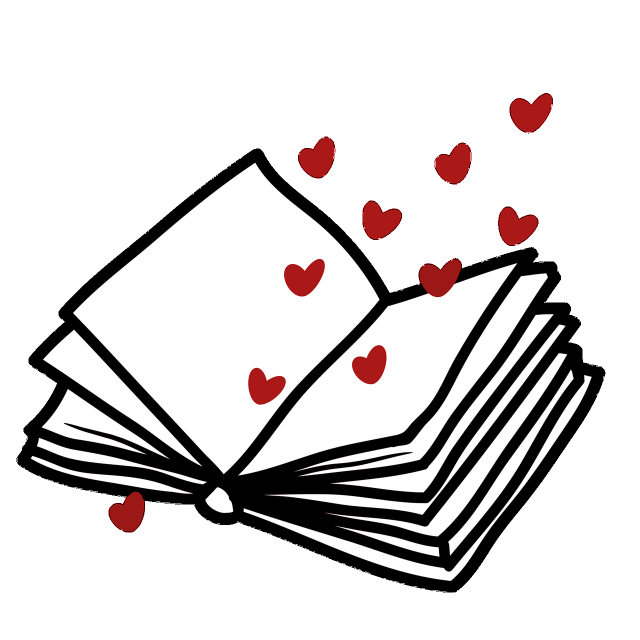
#> input picture target_datasets/input_images/book.png, 1280 x 1280 px, found by its file name (shown at 1/2 size); its folder holds only this picture in this run
$ python pic_to_dataset.py --image target_datasets/input_images/book.png
#> lines starting #> are read from the running program, lines starting #| are printed output that depends on the picture; after the words box and inside, x2 and y2 are one past the last pixel; in counts of white or black regions, pixels touching at a corner belong together
import cv2
import argparse
import matplotlib.pyplot as plt
import os
import pandas as pd
import numpy as np
import seaborn as sns
from datasaurus_dozen_implem import get_values

parser = argparse.ArgumentParser()
parser.add_argument("-img", "--image", help="Target image (black and white image) to convert to point cloud dataset (e.g. bike.png)", type=str)
parser.add_argument("-n", "--npoints", help="Number of points to try and extract from the image", type=int, const=142, nargs='?')

args = parser.parse_args()


spec_dir = 'target_datasets/input_images/'

# define output directories for the PNG images and coordinates
output_dir = 'target_datasets/'

############################################################################################################
# very important variable, sets the number of points we want to use for each frame of the rickroll/datadance
N = args.npoints
############################################################################################################

# # load the black-and-white image in grayscale
# image = cv2.imread(spec_dir + args.image, cv2.IMREAD_GRAYSCALE)
#
# # define the range for light gray and black color (we want to keep these regions)
# black_threshold = 50  # black pixel intensity threshold (0-255)
# light_gray_min = 100  # minimum intensity for light gray
# light_gray_max = 220  # maximum intensity for light gray
#
# # create a mask identifying the black and light gray areas
# mask = np.zeros_like(image, dtype=np.uint8)
# mask[(image <= black_threshold) | ((image >= light_gray_min) & (image <= light_gray_max))] = 255
#
# # get the coordinates of the black and light gray areas
# coordinates = np.column_stack(np.where(mask == 255))

image = cv2.imread(spec_dir + args.image)
#> image is the input picture: shape (1280, 1280, 3); mean B, G, R 213.7, 213.7, 217.5
img_gray = cv2.cvtColor(image, cv2.COLOR_BGR2GRAY)
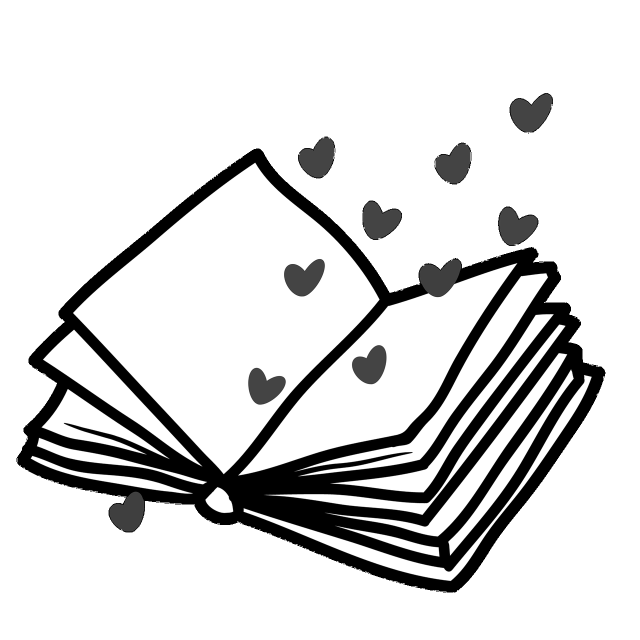
#> img_gray: shape (1280, 1280) (shown at 1/2 size); min 0, max 255, mean 214.8
# apply binary thresholding
ret, thresh = cv2.threshold(img_gray, 150, 255, cv2.THRESH_BINARY)
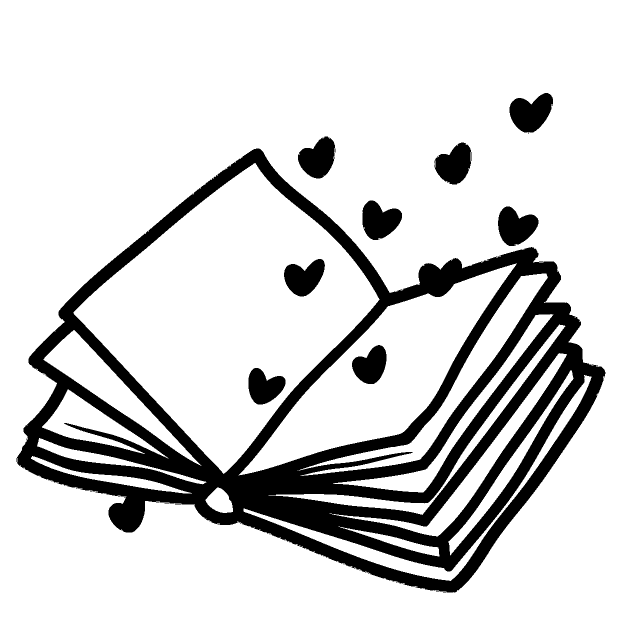
#> thresh: shape (1280, 1280) (shown at 1/2 size); 83.5% white; 19 black regions (10 under 20 px), largest, box (x1, y1, x2, y2) and area: (33, 297, 1211, 1185) 237106, (1019, 186, 1106, 266) 4694, (996, 413, 1077, 492) 4305

# get the coordinates of the black and light gray areas
coordinates = np.column_stack(np.where(thresh == 0))
#> coordinates = 270137 pairs, first value 186 to 1185, second value 33 to 1210

# evenly sample the coordinates from the black and light gray areas
# we want to distribute N points over the identified area
#> (the run stopped early here; a loop or call above may not have finished)

$ run again, on target_datasets/input_images/wind.jpg
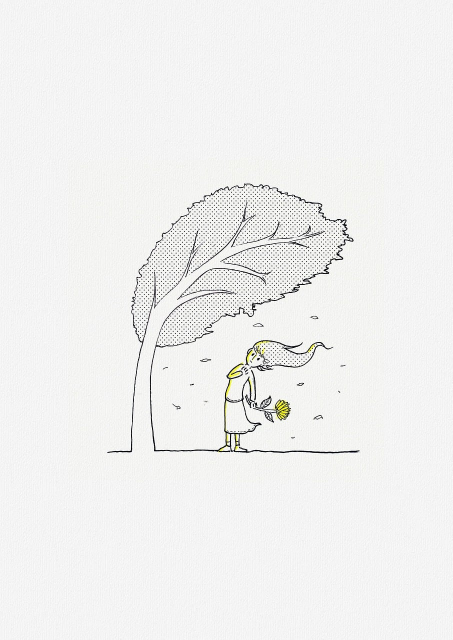
#> input picture target_datasets/input_images/wind.jpg, 905 x 1280 px, found by its file name (shown at 1/2 size)
#> image is the input picture: shape (1280, 905, 3); mean B, G, R 239.3, 240.2, 240.1
#> `ret, thresh = cv2.threshold(img_gray, 150, 255, cv2.THRESH_BINARY)`:
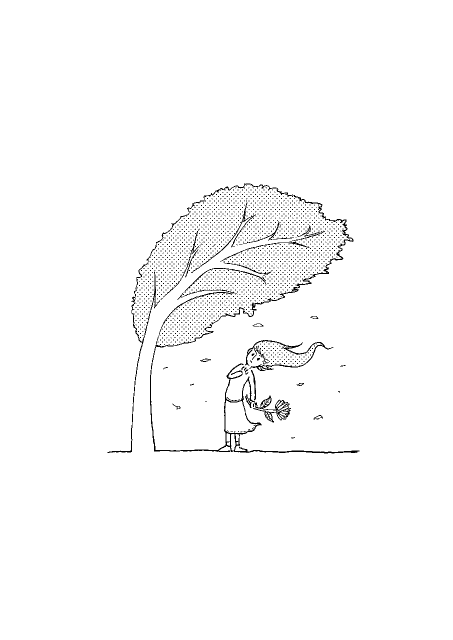
#> thresh: shape (1280, 905) (shown at 1/2 size); 98.3% white; black in thin lines or dots, all inside (x1, y1, x2, y2) = (215, 367, 719, 907)
#> coordinates = 20191 pairs, first value 367 to 906, second value 215 to 718

$ run again, on target_datasets/input_images/clover.png
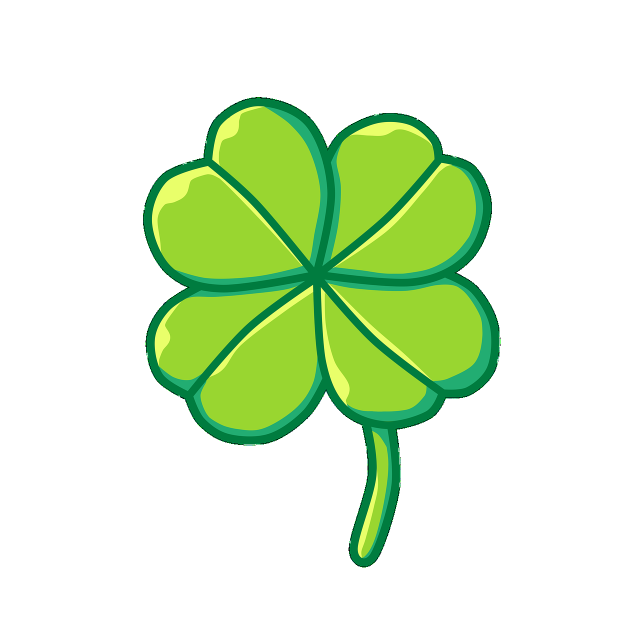
#> input picture target_datasets/input_images/clover.png, 1280 x 1280 px, found by its file name (shown at 1/2 size)
#> image is the input picture: shape (1280, 1280, 3); mean B, G, R 206.9, 239.4, 219.8
#> `img_gray = cv2.cvtColor(image, cv2.COLOR_BGR2GRAY)`:
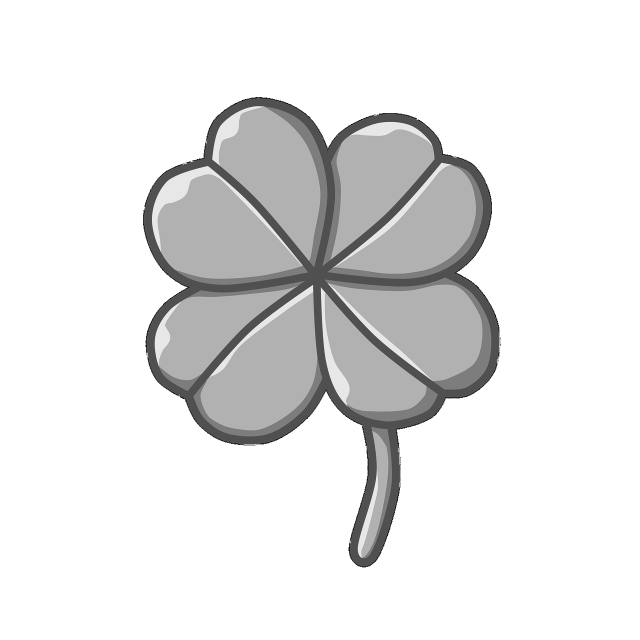
#> img_gray: shape (1280, 1280) (shown at 1/2 size); min 0, max 255, mean 229.8
#> `ret, thresh = cv2.threshold(img_gray, 150, 255, cv2.THRESH_BINARY)`:
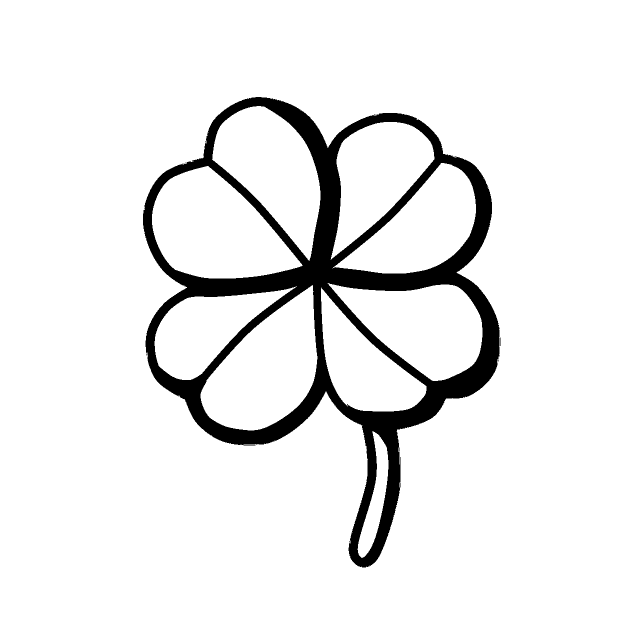
#> thresh: shape (1280, 1280) (shown at 1/2 size); 92.2% white; 13 black regions (12 under 20 px), largest, box (x1, y1, x2, y2) and area: (286, 194, 1000, 1135) 128304
#> coordinates = 128347 pairs, first value 194 to 1134, second value 286 to 1000

$ run again, on target_datasets/input_images/saturn.png
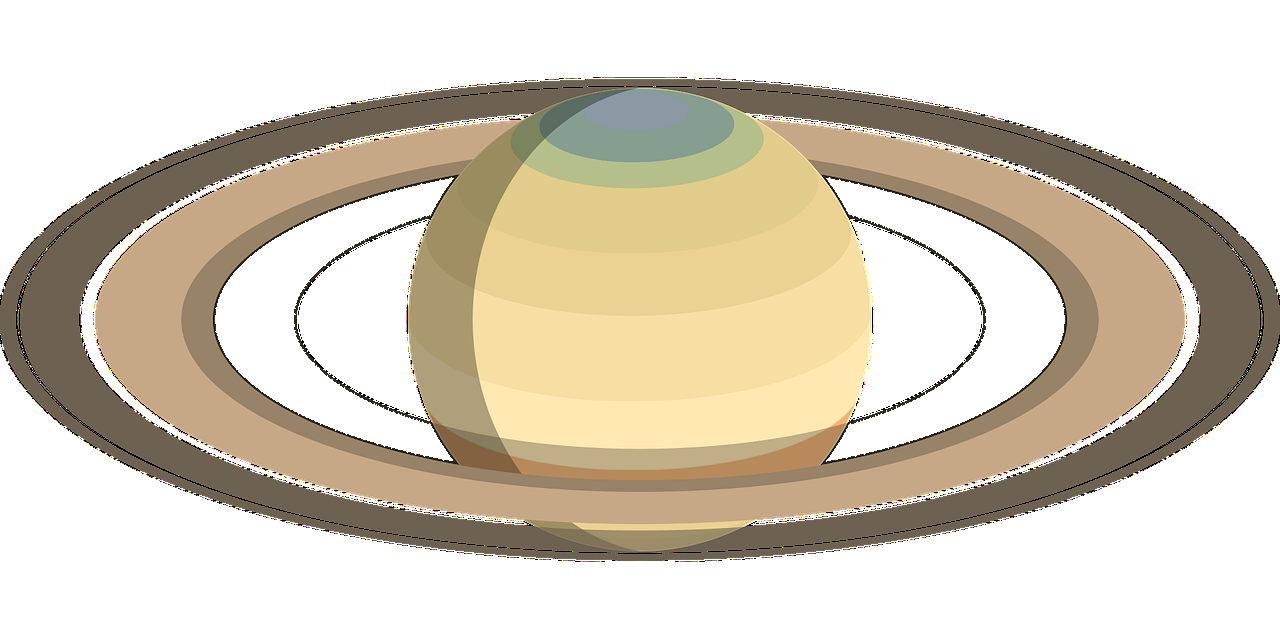
#> input picture target_datasets/input_images/saturn.png, 1280 x 640 px, found by its file name
#> image is the input picture: shape (640, 1280, 3); mean B, G, R 188.1, 205.1, 214.5
#> `img_gray = cv2.cvtColor(image, cv2.COLOR_BGR2GRAY)`:
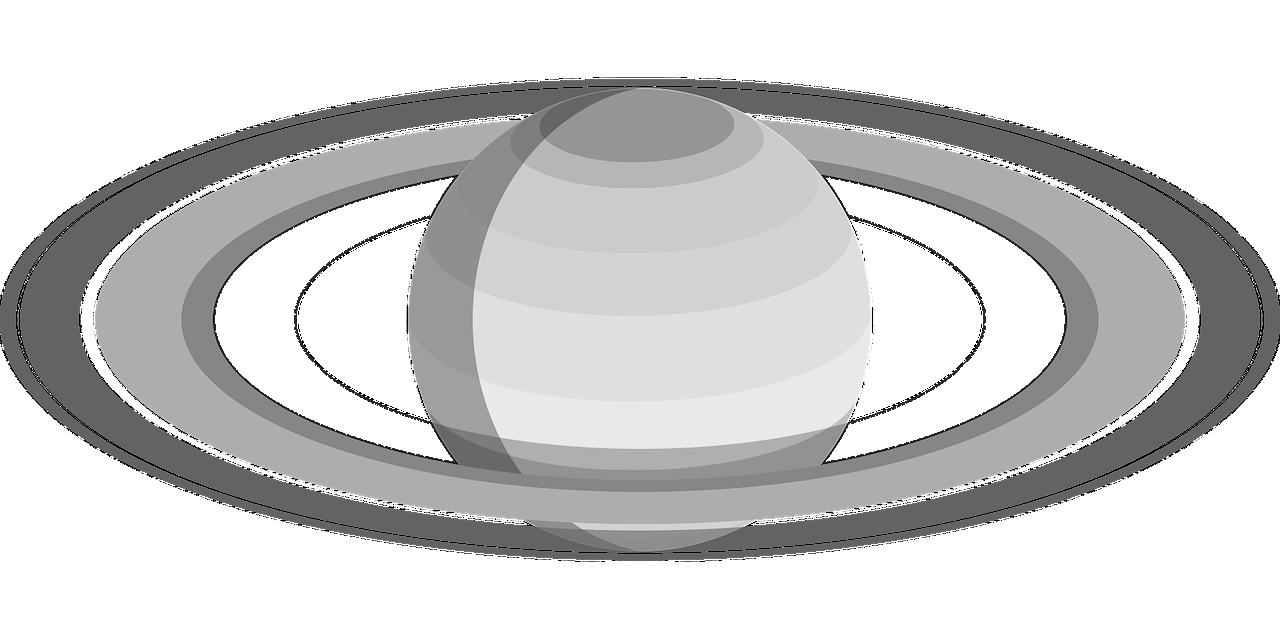
#> img_gray: shape (640, 1280); min 0, max 255, mean 206
#> `ret, thresh = cv2.threshold(img_gray, 150, 255, cv2.THRESH_BINARY)`:
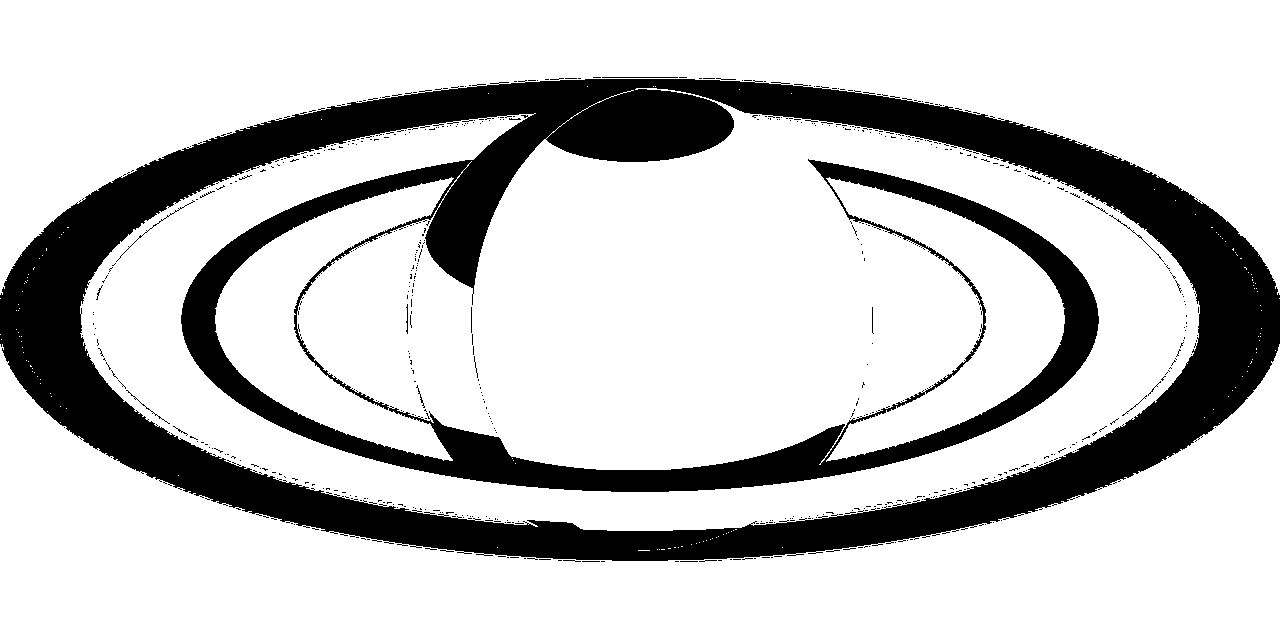
#> thresh: shape (640, 1280); 78.2% white; 550 black regions (532 under 20 px), largest, box (x1, y1, x2, y2) and area: (0, 79, 1280, 561) 176409, (116, 200, 195, 262) 95, (602, 77, 678, 78) 76
#> coordinates = 178815 pairs, first value 77 to 561, second value 0 to 1279

$ run again, on target_datasets/input_images/tulips.png
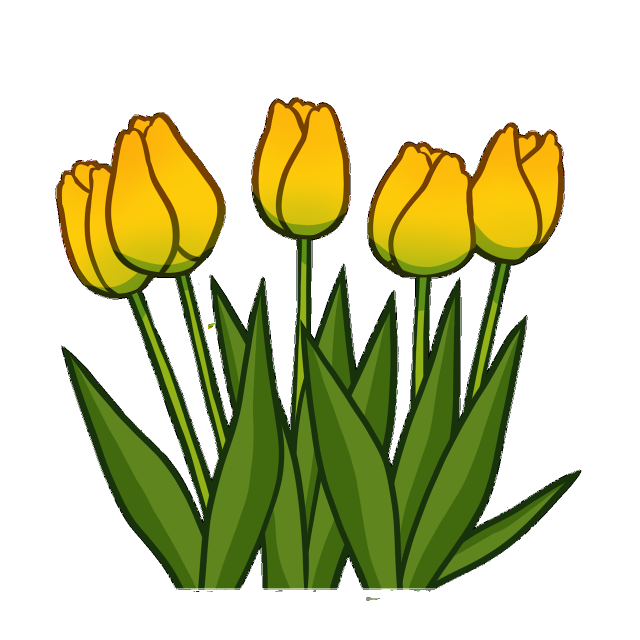
#> input picture target_datasets/input_images/tulips.png, 1280 x 1280 px, found by its file name (shown at 1/2 size)
#> image is the input picture: shape (1280, 1280, 3); mean B, G, R 165.7, 204.5, 202
#> `img_gray = cv2.cvtColor(image, cv2.COLOR_BGR2GRAY)`:
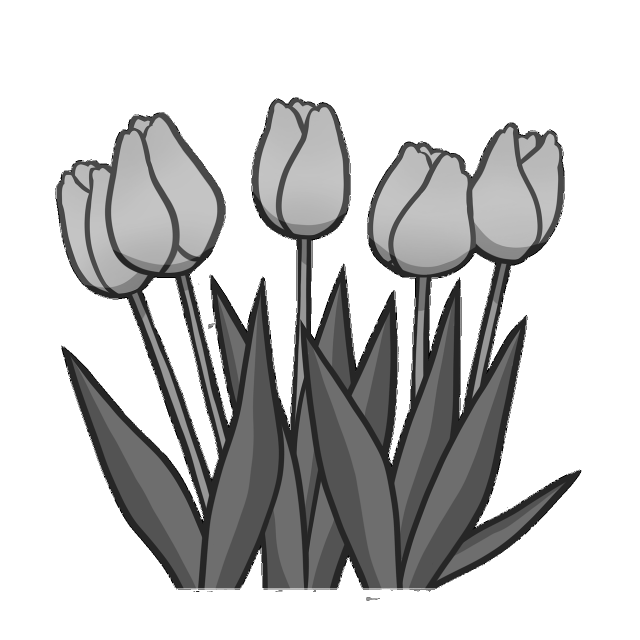
#> img_gray: shape (1280, 1280) (shown at 1/2 size); min 0, max 255, mean 199.3
#> `ret, thresh = cv2.threshold(img_gray, 150, 255, cv2.THRESH_BINARY)`:
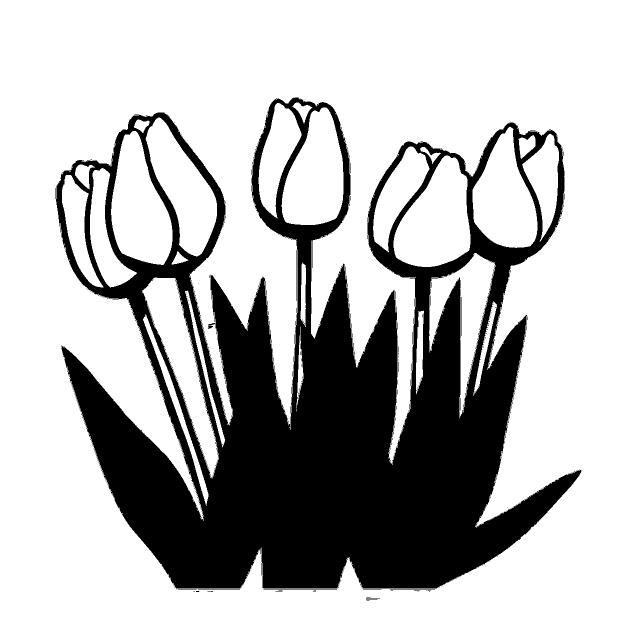
#> thresh: shape (1280, 1280) (shown at 1/2 size); 72.8% white; 233 black regions (211 under 20 px), largest, box (x1, y1, x2, y2) and area: (111, 194, 1163, 1179) 443882, (527, 1178, 674, 1179) 147, (921, 679, 922, 790) 111
#> coordinates = 445733 pairs, first value 194 to 1200, second value 111 to 1162
